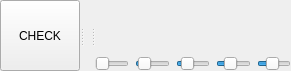
   <widget class="QSplitter" name="splitter_20">
    <property name="geometry">
     <rect>
      <x>270</x>
      <y>0</y>
      <width>291</width>
      <height>71</height>
     </rect>
    </property>
    <property name="orientation">
     <enum>Qt::Horizontal</enum>
    </property>
    <widget class="QPushButton" name="button_checkMove">
     <property name="text">
      <string>CHECK</string>
     </property>
    </widget>
    <widget class="QLabel" name="label_4">
     <property name="text">
      <string/>
     </property>
    </widget>
    <widget class="QSplitter" name="splitter_13">
     <property name="orientation">
      <enum>Qt::Horizontal</enum>
     </property>
     <widget class="QSplitter" name="splitter">
      <property name="orientation">
       <enum>Qt::Horizontal</enum>
      </property>
      <widget class="QSplitter" name="splitter_19">
       <property name="orientation">
        <enum>Qt::Horizontal</enum>
       </property>
       <widget class="QWidget" name="layoutWidget">
        <layout class="QVBoxLayout" name="verticalLayout_3">
         <item>
          <layout class="QHBoxLayout" name="horizontalLayout_2">
           <item>
            <widget class="QLabel" name="plate1">
             <property name="text">
              <string/>
             </property>
            </widget>
           </item>
           <item>
            <widget class="QLabel" name="plate2">
             <property name="text">
              <string/>
             </property>
            </widget>
           </item>
           <item>
            <widget class="QLabel" name="plate3">
             <property name="text">
              <string/>
             </property>
            </widget>
           </item>
           <item>
            <widget class="QLabel" name="plate4">
             <property name="text">
              <string/>
             </property>
            </widget>
           </item>
           <item>
            <widget class="QLabel" name="plate5">
             <property name="text">
              <string/>
             </property>
            </widget>
           </item>
          </layout>
         </item>
         <item>
          <layout class="QHBoxLayout" name="horizontalLayout_3">
           <item>
            <widget class="QSlider" name="horizontalSlider">
             <property name="toolTip">
              <string>use sliders to change colour of guess</string>
             </property>
             <property name="maximum">
              <number>9</number>
             </property>
             <property name="orientation">
              <enum>Qt::Horizontal</enum>
             </property>
            </widget>
           </item>
           <item>
            <widget class="QSlider" name="horizontalSlider_2">
             <property name="toolTip">
              <string>use sliders to change colour of guess</string>
             </property>
             <property name="maximum">
              <number>9</number>
             </property>
             <property name="value">
              <number>1</number>
             </property>
             <property name="orientation">
              <enum>Qt::Horizontal</enum>
             </property>
            </widget>
           </item>
           <item>
            <widget class="QSlider" name="horizontalSlider_3">
             <property name="toolTip">
              <string>use sliders to change colour of guess</string>
             </property>
             <property name="maximum">
              <number>9</number>
             </property>
             <property name="value">
              <number>2</number>
             </property>
             <property name="orientation">
              <enum>Qt::Horizontal</enum>
             </property>
            </widget>
           </item>
           <item>
            <widget class="QSlider" name="horizontalSlider_4">
             <property name="toolTip">
              <string>use sliders to change colour of guess</string>
             </property>
             <property name="maximum">
              <number>9</number>
             </property>
             <property name="value">
              <number>3</number>
             </property>
             <property name="orientation">
              <enum>Qt::Horizontal</enum>
             </property>
            </widget>
           </item>
           <item>
            <widget class="QSlider" name="horizontalSlider_5">
             <property name="toolTip">
              <string>use sliders to change colour of guess</string>
             </property>
             <property name="maximum">
              <number>9</number>
             </property>
             <property name="value">
              <number>4</number>
             </property>
             <property name="orientation">
              <enum>Qt::Horizontal</enum>
             </property>
            </widget>
           </item>
          </layout>
         </item>
        </layout>
       </widget>
      </widget>
     </widget>
    </widget>
   </widget>
